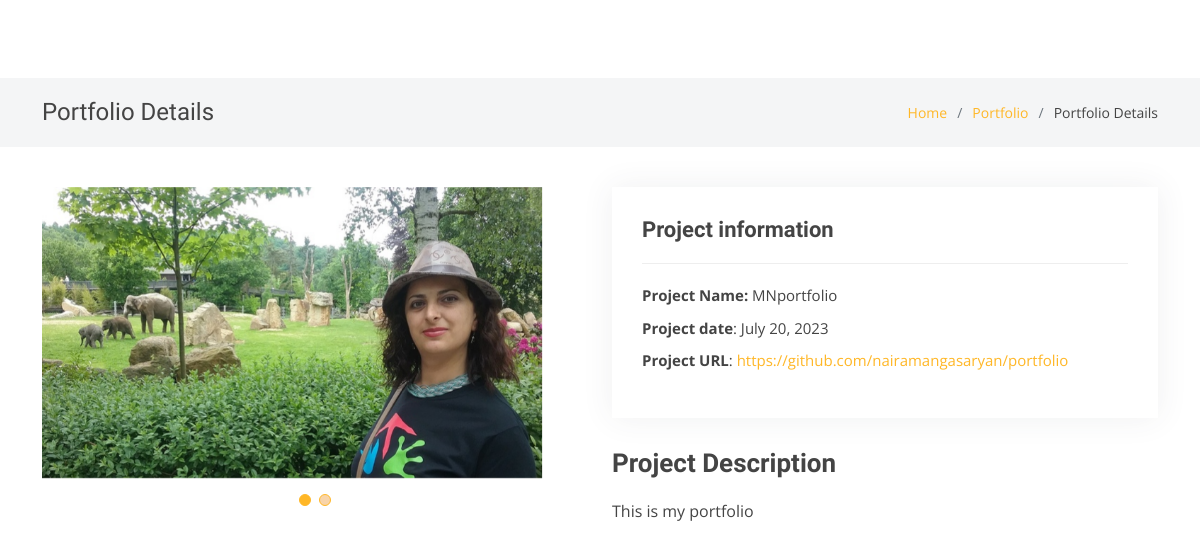
Page /portfolio_details/2 on the earlier database version.
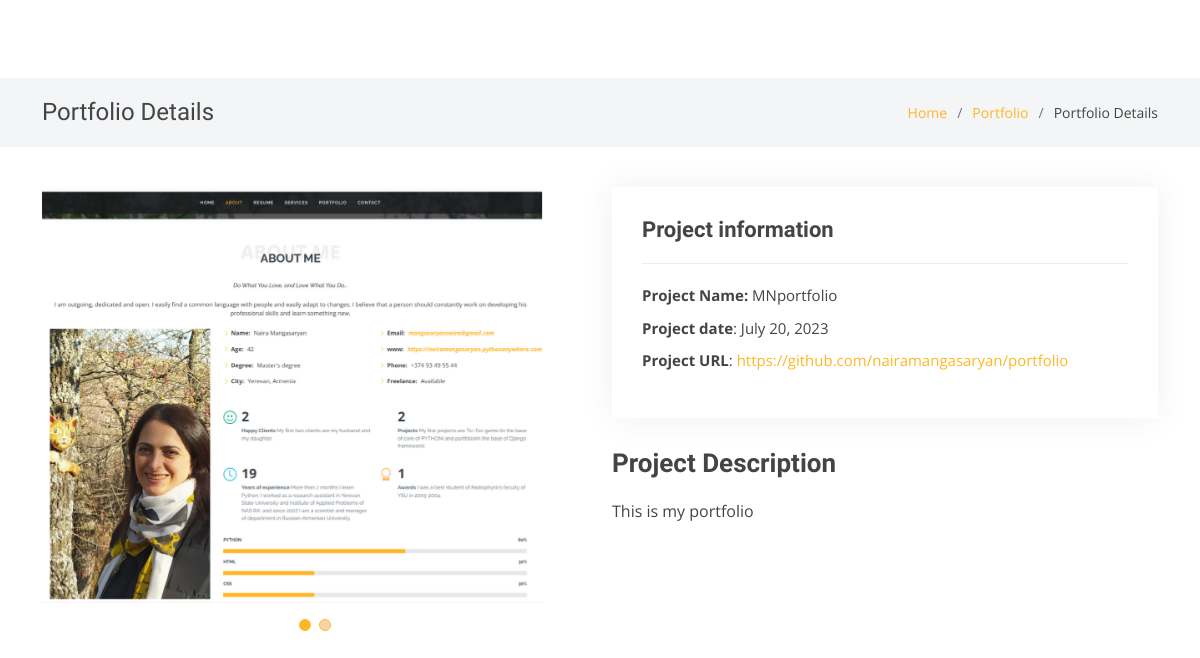
Same page on the later database version.
### resume/models.py (models this page shows, shortened)
class PortfolioProject(models.Model):
    project_name = models.CharField(max_length=20)
    project_description = models.TextField(max_length=600)
    project_url = models.URLField(validators=[URLValidator])
    project_date = models.DateField(blank=True, null=True)
    project_image1 = models.ImageField(
        upload_to="Media", default=None, null=True, blank=True)
    project_image2 = models.ImageField(
        upload_to="Media", default=None, null=True, blank=True)
    project_image3 = models.ImageField(
        upload_to="Media", default=None, null=True, blank=True)
    created_on = models.DateTimeField(auto_now=True)

### resume/views.py (the view)
def portfolio_project(request, pk):
    project = get_object_or_404(PortfolioProject, id=pk)
    return render(request, "portfolio_details.html", context={"project": project})

### resume/templates/portfolio_details.html (shortened to what this page needs)
{% extends "base.html" %}
{%load static %}
{% block blockcontent %}
<main id="main">
  <section class="breadcrumbs">
    <div class="container">
      <div class="d-flex justify-content-between align-items-center">
        <h2>Portfolio Details</h2>
        <ol>
          <li><a href="/">Home</a></li>
          <li><a href="/#portfolio">Portfolio</a></li>
          <li>Portfolio Details</li>
        </ol>
      </div>
    </div>
  </section>
  <section id="portfolio-details" class="portfolio-details">
    <div class="container">
      <div class="row gy-4">
        <div class="col-lg-6">
          <div class="portfolio-details-slider swiper">
            <div class="swiper-wrapper align-items-center">
              <div class="swiper-slide">
                <img src="{{project.project_image1.url}}" alt="">
              </div>
            </div>
            <div class=" swiper-pagination">
            </div>
          </div>
        </div>
        <div class="col-lg-6">
          <div class="portfolio-info">
            <h3>Project information</h3>
            <ul>
              <li><strong>Project Name:</strong> {{project.project_name}}</li>
              <li><strong>Project date</strong>: {{project.project_date}}</li>
              <li><strong>Project URL</strong>: <a href="{{project.project_url}}" target="blank">
                  {{project.project_url}}</i></a>
              </li>
            </ul>
          </div>
          <div class="portfolio-description">
            <h2>Project Description</h2>
            <p>
              {{project.project_description}}
            </p>
          </div>
        </div>
      </div>
    </div>
  </section>
</main>
{%endblock%}

### resume/templates/base.html (shortened to what this page needs)
{%load static%}
<!DOCTYPE html>
<html lang="en">
<head>
    <link href="{% static 'assets/vendor/bootstrap/css/bootstrap.min.css' %}" rel="stylesheet">
    <link href="{% static 'assets/vendor/bootstrap-icons/bootstrap-icons.css' %}" rel="stylesheet">
    <link href="{% static 'assets/vendor/boxicons/css/boxicons.min.css' %}" rel="stylesheet">
    <link href="{% static 'assets/vendor/glightbox/css/glightbox.min.css' %}" rel="stylesheet">
    <link href="{% static 'assets/vendor/swiper/swiper-bundle.min.css' %}" rel="stylesheet">
    <link href="{% static 'assets/css/style.css' %}" rel="stylesheet">
</head>
<body>
    {% block blockcontent %}
    {% endblock %}
</body>
</html>

### resume/static/assets/css/style.css (style rules this page uses)
body { font-family: "Open Sans", sans-serif; color: #444444; }
a { color: #ffb727; text-decoration: none; }
h1, h2, h3, h4, h5, h6 { font-family: "Raleway", sans-serif; }
section { padding: 60px 0; }
.breadcrumbs { padding: 20px 0; background-color: #f4f5f6; min-height: 40px; margin-top: 78px; }
.breadcrumbs h2 { font-size: 24px; font-weight: 300; margin: 0; }
.breadcrumbs ol { display: flex; flex-wrap: wrap; list-style: none; padding: 0; margin: 0; font-size: 14px; }
.breadcrumbs ol li+li { padding-left: 10px; }
.breadcrumbs ol li+li::before { display: inline-block; padding-right: 10px; color: #6c757d; content: "/"; }
.portfolio-details { padding-top: 40px; }
.portfolio-details .portfolio-details-slider img { width: 500px; }
.portfolio-details .portfolio-details-slider .swiper-pagination { margin-top: 20px; position: relative; }
.portfolio-details .portfolio-info { padding: 30px; box-shadow: 0px 0 30px rgba(59, 67, 74, 0.08); }
.portfolio-details .portfolio-info h3 { font-size: 22px; font-weight: 700; margin-bottom: 20px; padding-bottom: 20px; border-bottom: 1px solid #eee; }
.portfolio-details .portfolio-info ul { list-style: none; padding: 0; font-size: 15px; }
.portfolio-details .portfolio-info ul li+li { margin-top: 10px; }
.portfolio-details .portfolio-description { padding-top: 30px; }
.portfolio-details .portfolio-description h2 { font-size: 26px; font-weight: 700; margin-bottom: 20px; }
.portfolio-details .portfolio-description p { padding: 0; }

Differences in the rows shown:
changed PortfolioProject "This is my portfolio": project_image1: a different picture
